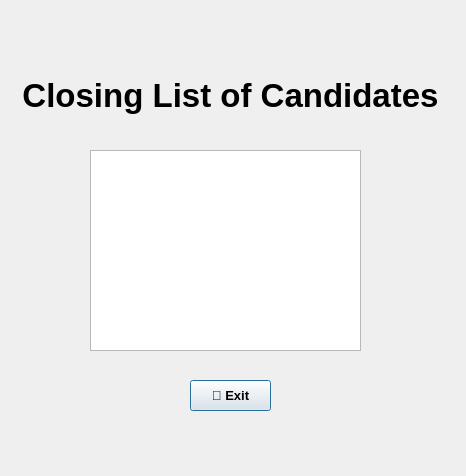
<?xml version="1.0" encoding="UTF-8"?>
<ui version="4.0">
 <class>end</class>
 <widget class="QDialog" name="end">
  <property name="geometry">
   <rect>
    <x>0</x>
    <y>0</y>
    <width>466</width>
    <height>476</height>
   </rect>
  </property>
  <property name="font">
   <font>
    <bold>false</bold>
   </font>
  </property>
  <property name="windowTitle">
   <string>Dialog</string>
  </property>
  <widget class="QLabel" name="label">
   <property name="geometry">
    <rect>
     <x>-10</x>
     <y>40</y>
     <width>481</width>
     <height>111</height>
    </rect>
   </property>
   <property name="font">
    <font>
     <pointsize>25</pointsize>
     <bold>true</bold>
    </font>
   </property>
   <property name="text">
    <string>Closing List of Candidates</string>
   </property>
   <property name="alignment">
    <set>Qt::AlignCenter</set>
   </property>
  </widget>
  <widget class="QPushButton" name="fexitbtn">
   <property name="geometry">
    <rect>
     <x>190</x>
     <y>380</y>
     <width>81</width>
     <height>31</height>
    </rect>
   </property>
   <property name="font">
    <font>
     <pointsize>10</pointsize>
     <bold>true</bold>
    </font>
   </property>
   <property name="text">
    <string>👋 Exit</string>
   </property>
  </widget>
  <widget class="QPlainTextEdit" name="out_text">
   <property name="geometry">
    <rect>
     <x>90</x>
     <y>150</y>
     <width>271</width>
     <height>201</height>
    </rect>
   </property>
   <property name="font">
    <font>
     <pointsize>20</pointsize>
     <bold>true</bold>
    </font>
   </property>
   <property name="focusPolicy">
    <enum>Qt::NoFocus</enum>
   </property>
   <property name="verticalScrollBarPolicy">
    <enum>Qt::ScrollBarAlwaysOff</enum>
   </property>
   <property name="horizontalScrollBarPolicy">
    <enum>Qt::ScrollBarAlwaysOff</enum>
   </property>
   <property name="sizeAdjustPolicy">
    <enum>QAbstractScrollArea::AdjustToContentsOnFirstShow</enum>
   </property>
   <property name="readOnly">
    <bool>true</bool>
   </property>
   <property name="plainText">
    <string/>
   </property>
   <property name="centerOnScroll">
    <bool>true</bool>
   </property>
  </widget>
 </widget>
 <resources/>
 <connections/>
</ui>
